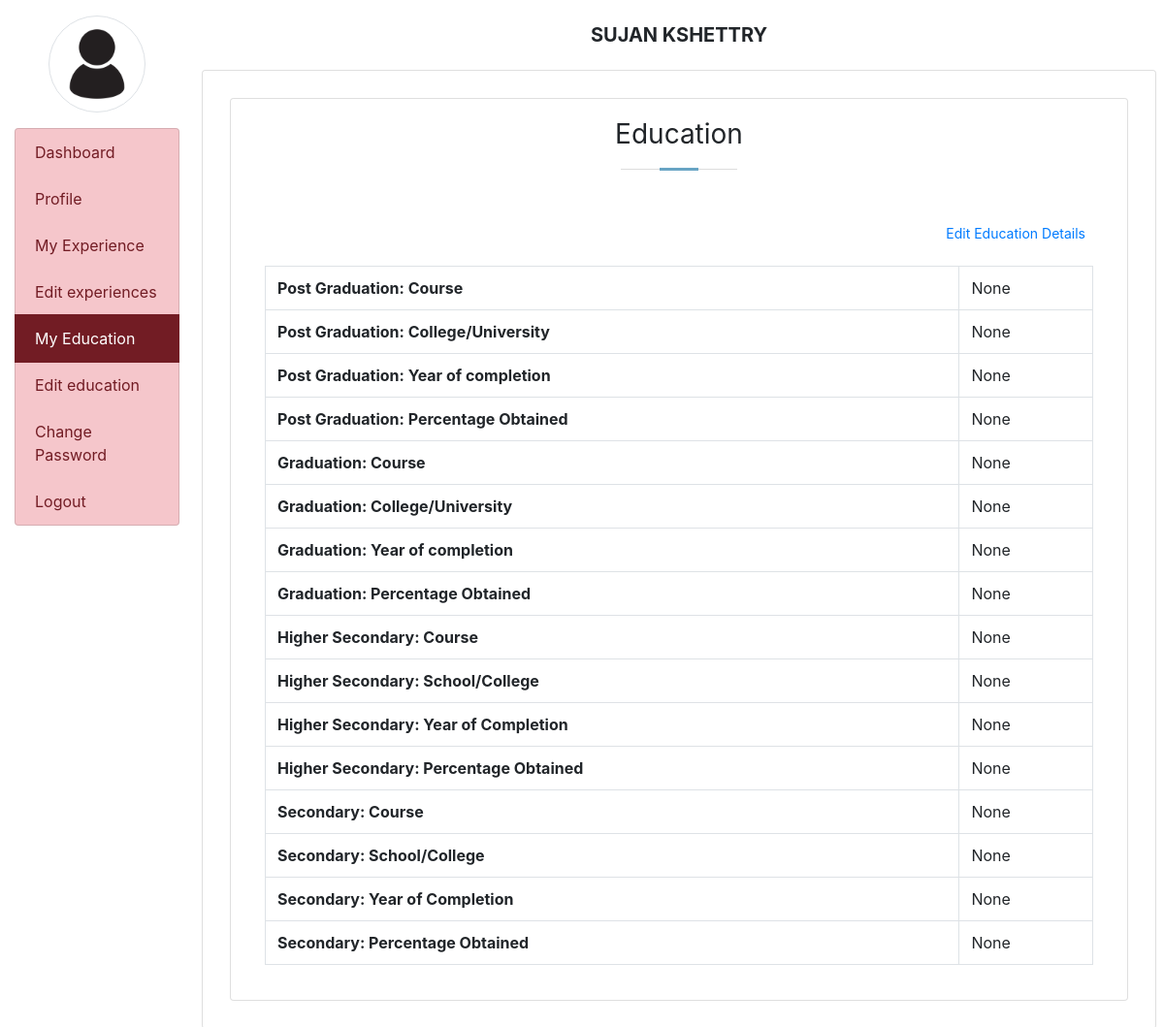
/my_education/ (signed in), run on the app's committed database.
### employee/models.py (models this page shows, shortened)
class EmployeeEducation(models.Model):
    user = models.ForeignKey(User, on_delete=models.CASCADE)
    course_pg = models.CharField(max_length=100, null=True)
    schoolcollege_pg = models.CharField(max_length=100, null=True)
    year_of_passing_pg = models.CharField(max_length=20, null=True)
    percentage_pg = models.CharField(max_length=30, null=True)
    course_grad = models.CharField(max_length=100, null=True)
    schoolcollege_grad = models.CharField(max_length=100, null=True)
    year_of_passing_grad = models.CharField(max_length=20, null=True)
    percentage_grad = models.CharField(max_length=30, null=True)
    course_hsec = models.CharField(max_length=100, null=True)
    schoolcollege_hsec = models.CharField(max_length=100, null=True)
    year_of_passing_hsec = models.CharField(max_length=20, null=True)
    percentage_hsec = models.CharField(max_length=30, null=True)
    course_sec = models.CharField(max_length=100, null=True)
    schoolcollege_sec = models.CharField(max_length=100, null=True)
    year_of_passing_sec = models.CharField(max_length=20, null=True)
    percentage_sec = models.CharField(max_length=30, null=True)

### employee/views.py (the view)
# urls.py: path('my_education/', my_education, name='my_education'),
def my_education(request):
    if not request.user.is_authenticated:
        return redirect('login')
    user = request.user
    education = EmployeeEducation.objects.get(user=user)
    return render(request, 'my_education.html', locals())

### employee/templates/my_education.html
{% extends 'emp_base.html' %}
{% block main %}
<div class= "card m-2">
    <div class="card-body">
        <div class="section-title">
            <h2>Education</h2>
        </div>
    <div class="container-fluid">
        <a href="{%url 'edit_myeducation'%}" class="button float-right btn-sm">Edit Education Details</a>
       <br>
           <table class="table table-bordered">
            <br>
            <tr>
                <th>Post Graduation: Course </th>
                <td>{{education.course_pg}}</td>
            </tr>
            <tr>
                <th>Post Graduation: College/University</th>
                <td>{{education.schoolcollege_pg}}</td>
            </tr>
            <tr>
                <th>Post Graduation: Year of completion</th>
                <td>{{education.year_of_passing_pg}}</td>
            </tr>
            <tr>
                <th>Post Graduation: Percentage Obtained</th>
                <td>{{education.percentage_pg}}</td>
            </tr>
            <tr>
                <th>Graduation: Course</th>
                <td>{{education.course_grad}}</td>
            </tr>
            <tr>
                <th>Graduation: College/University</th>
                <td>{{education.schoolcollege_grad}}</td>
            </tr>
            <tr>
                <th>Graduation: Year of completion</th>
                <td>{{education.year_of_passing_grad}}</td>
            </tr>
            <tr>
                <th>Graduation: Percentage Obtained</th>
                <td>{{education.percentage_grad}}</td>
            </tr>
            <tr>
                <th>Higher Secondary: Course</th>
                <td>{{education.course_hsec}}</td>
            </tr>
            <tr>
                <th>Higher Secondary: School/College</th>
                <td>{{education.schoolcollege_hsec}}</td>
            </tr>
            <tr>
                <th>Higher Secondary: Year of Completion</th>
                <td>{{education.year_of_passing_hsec}}</td>
            </tr>
            <tr>
                <th>Higher Secondary: Percentage Obtained</th>
                <td>{{education.percentage_hsec}}</td>
            </tr>
            <tr>
                <th>Secondary: Course</th>
                <td>{{education.course_sec}}</td>
            </tr>
            <tr>
                <th>Secondary: School/College</th>
                <td>{{education.schoolcollege_sec}}</td>
            </tr>
            <tr>
                <th>Secondary: Year of Completion</th>
                <td>{{education.year_of_passing_sec}}</td>
            </tr>
            <tr>
                <th>Secondary: Percentage Obtained</th>
                <td>{{education.percentage_sec}}</td>
            </tr>
           </table>
        </div>
    </div>
</div>
{% endblock main%}

### employee/templates/emp_base.html (shortened to what this page needs)
{% load static %}
<html>
<head>
  <link rel="stylesheet" href="https://cdn.jsdelivr.net/npm/bootstrap@4.6.2/dist/css/bootstrap.min.css">
  <link rel="stylesheet" href="{% static 'css/style.css' %}">
  <link rel="stylesheet" href="https://maxcdn.bootstrapcdn.com/bootstrap/4.0.0/css/bootstrap.min.css">
<link rel="stylesheet" href="https://use.fontawesome.com/releases/v5.7.0/css/all.css">
</head>
<body class="container-fluid">
    <div class="row">
        <div class="col-sm-2">
           <center> <img src="{% static 'images/img1.jpg' %}" width='100' height='100' class="img-thumbnail rounded-circle my-3"></center>
           <div class="list-group">
            <a href="{% url 'home' %}" class ="list-group-item list-group-item-danger list-group-item-action {% if request.path == '/emp_home/' %} active {% endif %}">Dashboard</a>
            <a href="{% url 'profile' %}" class ="list-group-item list-group-item-danger list-group-item-action {% if request.path == '/profile/' %} active {% endif %}">Profile</a>
            <a href="{% url 'myexperience' %}" class ="list-group-item list-group-item-danger list-group-item-action {% if request.path == '/myexperience/' %} active {% endif %}">My Experience</a>
            <a href="{%url 'edit_experience'%}" class ="list-group-item list-group-item-danger list-group-item-action  {% if request.path == '/edit_experience/' %} active {% endif %}">Edit experiences</a>
            <a href="{%url 'my_education'%}" class ="list-group-item list-group-item-danger list-group-item-action {% if request.path == '/my_education/' %} active {% endif %}">My Education</a>
            <a href="{%url 'edit_myeducation'%}" class ="list-group-item list-group-item-danger list-group-item-action {% if request.path == '/edit_myeducation/' %} active {% endif %}">Edit education</a>
            <a href="{%url 'change_password'%}" class ="list-group-item list-group-item-danger list-group-item-action {% if request.path == '/change_password/' %} active {% endif %}">Change Password</a>
            <a href="{% url 'logout' %}" class ="list-group-item list-group-item-danger list-group-item-action">Logout</a>
           </div>
        </div>
        <div class="col-sm-10 p-0">
            <div class="container-fluid p-2">
                <h5 class ='text-center p-3 font-weight-bold'>
                    {{request.user.first_name}} {{request.user.last_name}}
                </h5>
                <div class="card" style="min-height:89vh">
                    <div class="card-body">
                        {% block main %}
                        {% endblock main %}
                    </div>
                </div>
            </div>
        </div>
    </div>
</body>
</html>

### employee/static/css/style.css (style rules this page uses)
body { font-family: "Open Sans", sans-serif; color: #444; }
a { color: #4fa6d5; text-decoration: none; }
h1, h2, h3, h4, h5, h6, .font-primary { font-family: "Roboto", sans-serif; }
.section-title { text-align: center; padding-bottom: 30px; }
.section-title h2 { font-size: 28px; font-weight: 400; margin-bottom: 20px; padding-bottom: 20px; position: relative; }
.section-title h2::before { content: ""; position: absolute; display: block; width: 120px; height: 1px; background: #ddd; bottom: 1px; left: calc(50% - 60px); }
.section-title h2::after { content: ""; position: absolute; display: block; width: 40px; height: 3px; background: #68A4C4; bottom: 0; left: calc(50% - 20px); }

### data on the page
EmployeeEducation: course_pg "None", schoolcollege_pg "None", year_of_passing_pg "None", percentage_pg "None", course_grad "None", schoolcollege_grad "None", year_of_passing_grad "None", percentage_grad "None", course_hsec "None", schoolcollege_hsec "None", year_of_passing_hsec "None", percentage_hsec "None", course_sec "None", schoolcollege_sec "None", year_of_passing_sec "None", percentage_sec "None"

### other printed values
{{ request.user.first_name }} "SUJAN"
{{ request.user.last_name }} "KSHETTRY"
